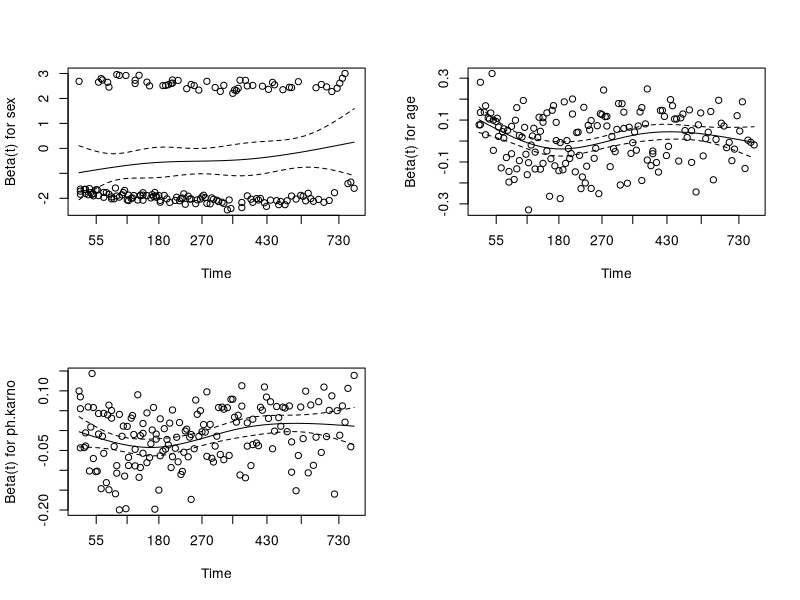
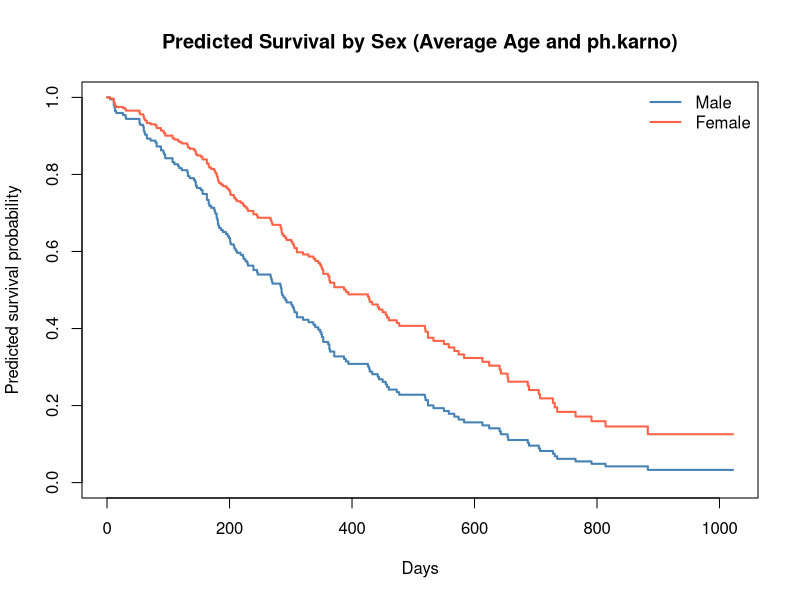
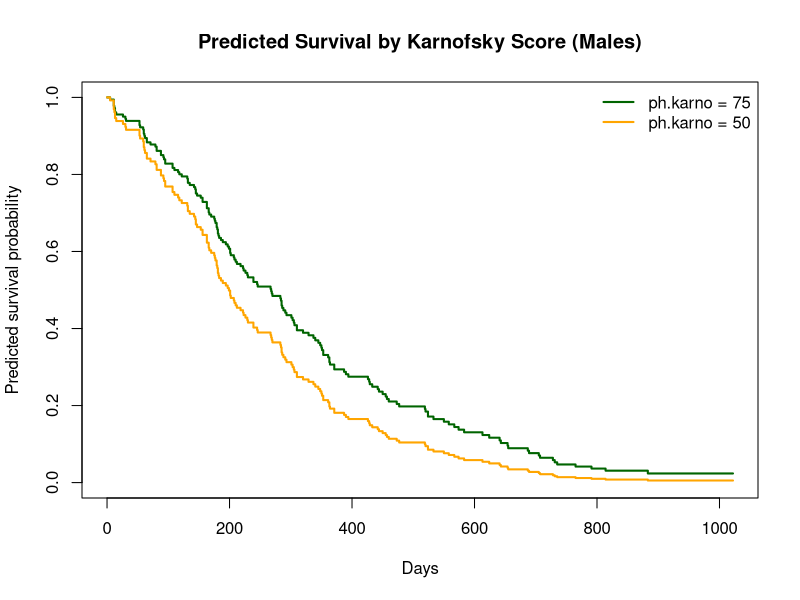

Write the R code that produced these figures, in order.
# Module 5, Lesson 2: Cox Proportional Hazards Model
# SOLUTION

library(survival)
library(ggplot2)

data(lung)

# ── Part 1: Fit the Cox model ─────────────────────────────────────────────────
cox_fit <- coxph(
  Surv(time, status == 2) ~ sex + age + ph.karno,
  data = lung
)
print(summary(cox_fit))

# ── Part 2: Extract and interpret hazard ratios ───────────────────────────────
hr_table <- summary(cox_fit)$conf.int
colnames(hr_table) <- c("HR", "1/HR", "95% CI lower", "95% CI upper")
print(round(hr_table, 4))

# Interpretation:
# sex: HR ≈ 0.597 → female patients have a hazard 0.60× that of males
#      (a ~40% reduction in hazard), adjusting for age and ph.karno.
#      p ≈ 0.002: statistically significant.
#
# age: HR ≈ 1.017 → each additional year of age increases the hazard by ~1.7%.
#      p ≈ 0.066: marginal (not significant at α=0.05 in this dataset).
#
# ph.karno: HR ≈ 0.980 → each 1-point improvement in Karnofsky score decreases
#           the hazard by ~2%.  p < 0.001: strongly significant.
#           A 10-point improvement ≈ 0.980^10 ≈ 18% reduction in hazard.

# ── Part 3: Check the PH assumption ──────────────────────────────────────────
ph_test <- cox.zph(cox_fit)
print(ph_test)
# If p > 0.05 for each covariate: no strong evidence of PH violation.

par(mfrow = c(2, 2))
plot(ph_test)
par(mfrow = c(1, 1))
# A flat smoothed line = consistent with PH.
# An upward or downward trend = PH violation for that covariate.

# ── Part 4: Predicted survival curves ────────────────────────────────────────
mean_age   <- mean(lung$age,      na.rm = TRUE)
mean_karno <- mean(lung$ph.karno, na.rm = TRUE)

# (a) Male vs female at average age and ph.karno
newdata_sex <- data.frame(
  sex      = c(1, 2),
  age      = c(mean_age, mean_age),
  ph.karno = c(mean_karno, mean_karno)
)
pred_sex <- survfit(cox_fit, newdata = newdata_sex)

plot(
  pred_sex,
  col   = c("steelblue", "tomato"),
  lwd   = 2,
  xlab  = "Days",
  ylab  = "Predicted survival probability",
  main  = "Predicted Survival by Sex (Average Age and ph.karno)"
)
legend(
  "topright",
  legend = c("Male", "Female"),
  col    = c("steelblue", "tomato"),
  lwd    = 2,
  bty    = "n"
)

# (b) High vs low Karnofsky score in males
newdata_karno <- data.frame(
  sex      = c(1, 1),
  age      = c(mean_age, mean_age),
  ph.karno = c(75, 50)
)
pred_karno <- survfit(cox_fit, newdata = newdata_karno)

plot(
  pred_karno,
  col   = c("darkgreen", "orange"),
  lwd   = 2,
  xlab  = "Days",
  ylab  = "Predicted survival probability",
  main  = "Predicted Survival by Karnofsky Score (Males)"
)
legend(
  "topright",
  legend = c("ph.karno = 75", "ph.karno = 50"),
  col    = c("darkgreen", "orange"),
  lwd    = 2,
  bty    = "n"
)

# ── Exploration: interaction model ───────────────────────────────────────────
cox_int <- coxph(
  Surv(time, status == 2) ~ sex + age + ph.karno + sex:ph.karno,
  data = lung
)
cat("\nAIC without interaction:", AIC(cox_fit), "\n")
cat("AIC with interaction:    ", AIC(cox_int),  "\n")
# If AIC decreases with the interaction, the sex×ph.karno interaction improves fit.
